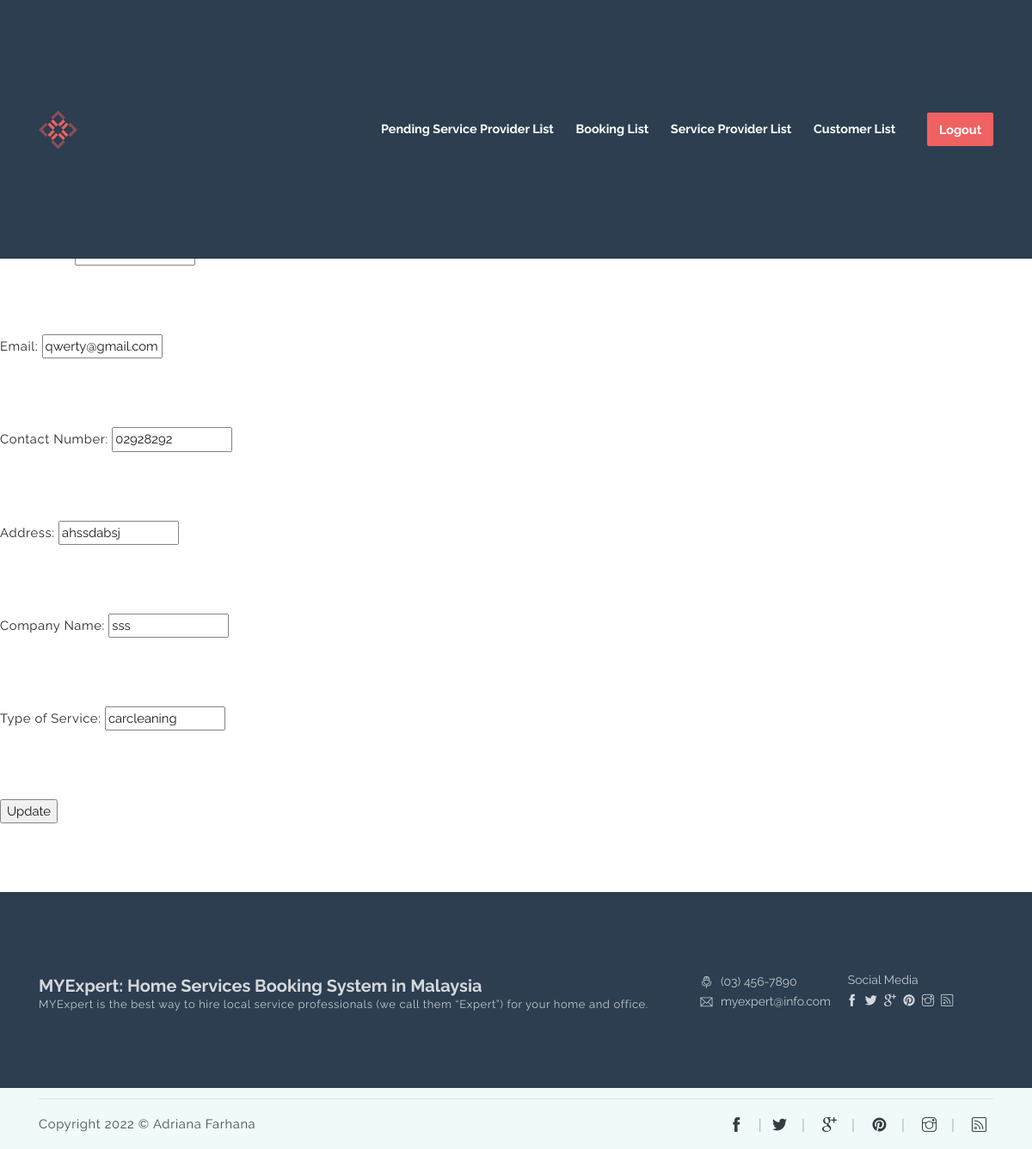
/edit_sp_list.php?id=12, run on the app's committed database.
### tables this page shows
CREATE TABLE `sp_members` (
  `sp_id` int(6) NOT NULL,
  `f_name` varchar(255) NOT NULL,
  `l_name` varchar(255) NOT NULL,
  `username` varchar(255) NOT NULL,
  `password` varchar(255) NOT NULL,
  `ic_num` varchar(255) NOT NULL,
  `email` varchar(255) NOT NULL,
  `mobilehp` varchar(255) NOT NULL,
  `address` varchar(255) NOT NULL,
  `c_name` varchar(255) NOT NULL,
  `service` varchar(255) NOT NULL,
  `w_exp` varchar(255) NOT NULL,
  `status` varchar(255) NOT NULL,
  `prof_image` varchar(100) NOT NULL,
  `city` varchar(250) NOT NULL
);

### edit_sp_list.php (the view, shortened to what this page needs)
<?php
echo '<h1>Edit Service Provider Details</h1>';
if ( (isset($_GET['id'])) && (is_numeric($_GET['id'])) ) {
	$id = $_GET['id'];
} elseif ( (isset($_POST['id'])) && (is_numeric($_POST['id'])) ) {
	$id = $_POST['id'];
} else {
	echo '<p class="error">This page has been accessed in error.</p>';
	include ('footer.html');
	exit();
}
require ('../mysqli_connect.php');
$q = "SELECT f_name, l_name, email, mobilehp, address, c_name, service FROM sp_members WHERE sp_id=$id";
$r = @mysqli_query ($dbc, $q);
if (mysqli_num_rows($r) == 1) {
	$row = mysqli_fetch_array ($r, MYSQLI_NUM);
	echo '<form action="edit_sp_list.php" method="post">
	<p>First Name: <input type="text" name="f_name" size="15" maxlength="20" value="' . $row[0] . '" /></p>
	<p>Last Name: <input type="text" name="l_name" size="15" maxlength="40" value="' . $row[1] . '" /></p>
	<p>Email: <input type="text" name="email" size="15" maxlength="60" value="' . $row[2] . '" /></p>
	<p>Contact Number: <input type="text" name="mobilehp" size="15" maxlength="60" value="' . $row[3] . '" /></p>
	<p>Address: <input type="text" name="address" size="15" maxlength="60" value="' . $row[4] . '" /></p>
	<p>Company Name: <input type="text" name="c_name" size="15" maxlength="60" value="' . $row[5] . '" /></p>
	<p>Type of Service: <input type="text" name="service" size="15" maxlength="60" value="' . $row[6] . '" /></p>
	<p><input type="submit" name="submit" value="Update" /></p>
	<input type="hidden" name="id" value="' . $id . '" />
	</form>';
} else {
	echo '<p class="error">This page has been accessed in error.</p>';
}
?>

### data on the page
sp_members: email "qwerty@gmail.com", mobilehp "02928292", address "ahssdabsj", c_name "sss", service "carcleaning"
